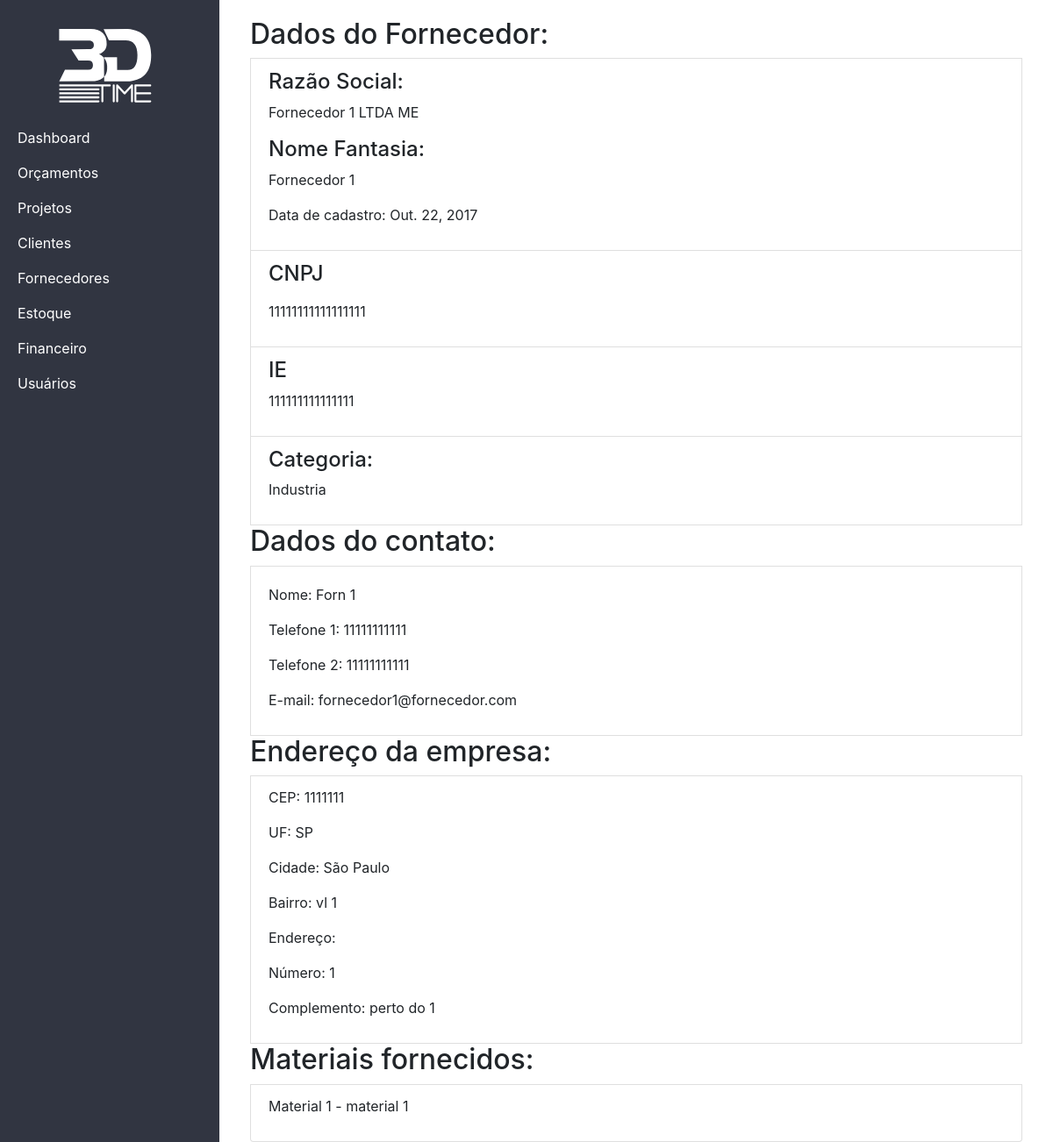
Page /fornecedor/Fornecedor111111 on the committed database.
### core/models.py (models this page shows, shortened)
class Fornecedor(models.Model):
    cnpj = models.CharField(max_length=17, unique=True)
    razao_social = models.CharField(unique=True, max_length=80)
    nome_fantasia = models.CharField(max_length=50)
    ie = models.CharField(max_length=15)
    data_cadastro = models.DateField(blank=True, null=True)
    categoria = models.CharField(max_length=30)
    nome_contato = models.CharField(max_length=30)
    rua = models.CharField(max_length=20)
    bairro = models.CharField(max_length=20)
    numero = models.IntegerField()
    cep = models.BigIntegerField()
    complemento = models.CharField(max_length=20, blank=True, null=True)
    cidade = models.CharField(max_length=50)
    estado = models.CharField(max_length=40)
    telefone1 = models.CharField(max_length=20)
    telefone2 = models.CharField(max_length=20, blank=True, null=True)
    e_mail = models.CharField(max_length=85, blank=True, null=True)
    slug = models.SlugField(max_length=20)
    class Meta:
        db_table = 'Fornecedor'
        unique_together = (('ie', 'estado'),)

class FornecedorMaterial(models.Model):
    id_material = models.ForeignKey('Material', models.DO_NOTHING, db_column='id_material')
    id_fornecedor = models.ForeignKey('Fornecedor', models.DO_NOTHING, db_column='id_fornecedor')
    class Meta:
        db_table = 'FonecedorMaterial'
        unique_together = (('id_material', 'id_fornecedor'),)

class Material(models.Model):
    cor = models.CharField(max_length=20, blank=True, null=True)
    nome = models.CharField(max_length=70)
    descricao = models.TextField(blank=True, null=True)
    qtd = models.IntegerField(blank=True, null=True)
    class Meta:
        db_table = 'Material'

### core/views.py (the view)
# urls.py: url(r'^fornecedor/(?P<slug>[^/]+)$', detalhes_fornecedor, name='fornecedor'),
def detalhes_fornecedor(request, slug):
    fornecedor = Fornecedor.objects.get(slug=slug)
    materiais = FornecedorMaterial.objects.filter(id_fornecedor=fornecedor)
    context = {
        'fornecedor': fornecedor,
        'materiais': materiais
    }
    return render(request, 'detalhes_fornecedor.html', context)

### core/templates/detalhes_fornecedor.html (shortened to what this page needs)
{% extends 'base.html' %}
{% load static %}
{% load widget_tweaks %}
{% block content %}
            <div class="list-group">
                <h2>Dados do Fornecedor:</h2>
                <span class="list-group-item">
                    <h4 class="list-group-item-heading">Razão Social:</h4>
                    <p class="list-group-item-text">{{fornecedor.razao_social}}</p>
                    <h4 class="list-group-item-heading">Nome Fantasia: </h4>
                    <p class="list-group-item-text">{{fornecedor.nome_fantasia}}</p>
                    <p class="list-group-item-text">Data de cadastro: <span>{{fornecedor.data_cadastro}}</span></p>
                </span>
                <span class="list-group-item">
                    <h4 class="list-group-item-heading">CNPJ</h4>
                    <p class="list-group-item-text"></p>{{fornecedor.cnpj}}</p>
                </span>
                <span class="list-group-item">
                    <h4 class="list-group-item-heading">IE</h4>
                    <p class="list-group-item-text">{{fornecedor.ie}}</p>
                </span>
                <span class="list-group-item">
                    <h4 class="list-group-item-heading">Categoria:</h4>
                    <p class="list-group-item-text">{{fornecedor.categoria}}</p>
                </span>
                <h2>Dados do contato:</h2>
                <span class="list-group-item">
                    <p class="list-group-item-text"><span>Nome: </span>{{fornecedor.nome_contato}}</p>
                    <p class="list-group-item-text"><span>Telefone 1: </span>{{fornecedor.telefone1}}</p>
                    <p class="list-group-item-text"><span>Telefone 2: </span>{{fornecedor.telefone2}}</p>
                    <p class="list-group-item-text"><span>E-mail: </span>{{fornecedor.e_mail}}</p>
                </span>
                <h2>Endereço da empresa:</h2>
                <span class="list-group-item">
                    <p class="list-group-item-text"><span>CEP: </span>{{fornecedor.cep}}</p>
                    <p class="list-group-item-text"><span>UF: </span>{{fornecedor.estado}}</p>
                    <p class="list-group-item-text"><span>Cidade: </span>{{fornecedor.cidade}}</p>
                    <p class="list-group-item-text"><span>Bairro: </span>{{fornecedor.bairro}}</p>
                    <p class="list-group-item-text"><span>Endereço: </span>{{fornecedor.endereco}}</p>
                    <p class="list-group-item-text"><span>Número: </span>{{fornecedor.numero}}</p>
                    <p class="list-group-item-text"><span>Complemento: </span>{{fornecedor.complemento}}</p>
                </span>
                <h2>Materiais fornecidos:</h2>
                <span class="list-group-item">
                    {% for material in materiais %}
                        <p class="list-group-item-text"><span>{{material.id_material.nome}}</span> - {{material.id_material.descricao}}</p>
                    {% endfor %}
                </span>
            </div>
{% endblock %}

### core/static/css/simple-sidebar.css (style rules this page uses)
body { overflow-x: hidden; }

### rows in the picture
Fornecedor: razao_social "Fornecedor 1 LTDA ME", nome_fantasia "Fornecedor 1", data_cadastro "Out. 22, 2017", cnpj "11111111111111111", ie "111111111111111", categoria "Industria", nome_contato "Forn 1", telefone1 "11111111111", telefone2 "11111111111", e_mail "fornecedor1@fornecedor.com", cep "1111111", estado "SP", cidade "São Paulo", bairro "vl 1", numero "1", complemento "perto do 1"
FornecedorMaterial: id_material.nome "Material 1", id_material.descricao "material 1"
